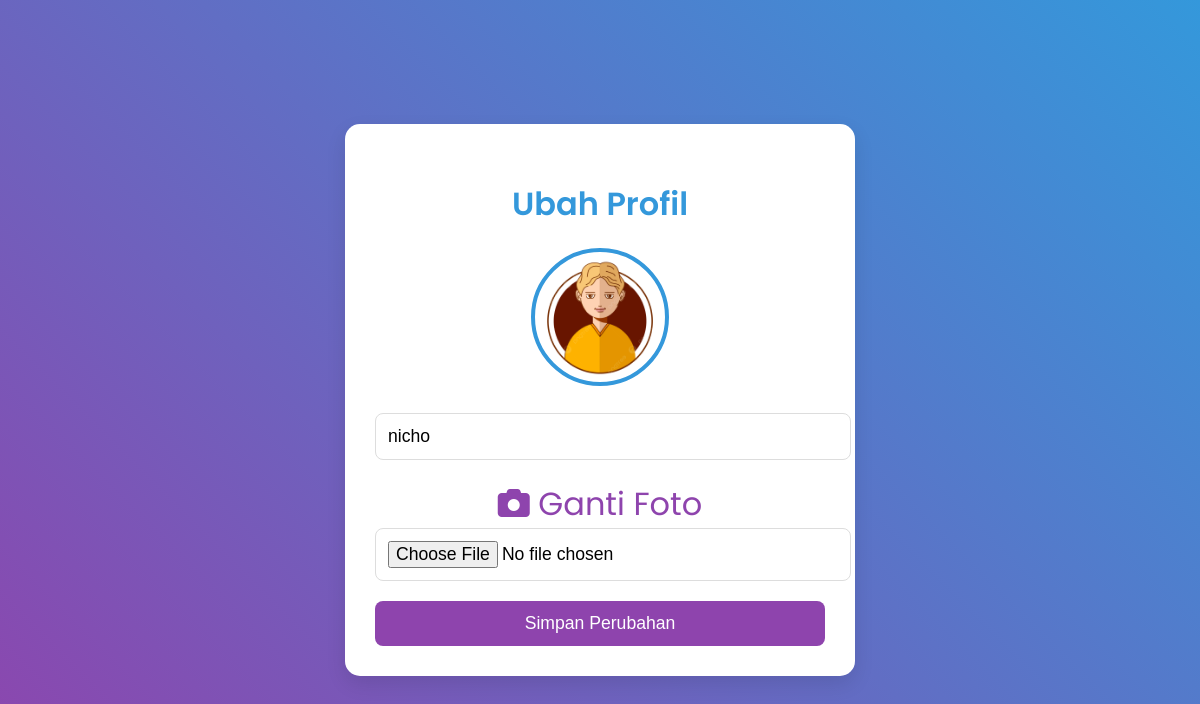
Page /admin/ubah_profil.php (signed in) on the committed database.
### tables this page shows
CREATE TABLE `user` (
  `UserID` int(11) NOT NULL,
  `username` varchar(255) NOT NULL,
  `password` varchar(255) NOT NULL,
  `Email` varchar(255) NOT NULL,
  `NamaLengkap` varchar(255) NOT NULL,
  `Alamat` text NOT NULL,
  `role` enum('administrator','petugas','peminjam','','') NOT NULL,
  `status` enum('aktif','diblokir','','') NOT NULL,
  `Foto` varchar(500) NOT NULL
);

### admin/ubah_profil.php (the view, shortened to what this page needs)
<?php
$host = "localhost";
$username = "root";
$password = "";
$dbname = "perpustakaan";
$conn = new mysqli($host, $username, $password, $dbname);
$userID = $_SESSION['UserID'];
$sql = "SELECT * FROM user WHERE UserID = ?";
$stmt = $conn->prepare($sql);
$stmt->bind_param("i", $userID);
$stmt->execute();
$user = $stmt->get_result()->fetch_assoc();
?>
<!DOCTYPE html>
<html lang="id">
<head>
    <link rel="stylesheet" href="https://cdnjs.cloudflare.com/ajax/libs/font-awesome/6.0.0-beta3/css/all.min.css">
</head>
<body>
    <div class="form-container">
        <h2>Ubah Profil</h2>
        <img src="assets/img/<?php echo htmlspecialchars($user['Foto']); ?>" alt="Foto Profil">
        <form action="ubah_profil.php" method="POST" enctype="multipart/form-data">
            <input type="text" name="username" placeholder="Nama" value="<?php echo htmlspecialchars($user['username']); ?>" required>
            <label for="foto" class="upload-icon"><i class="fas fa-camera"></i> Ganti Foto</label>
            <input type="file" name="foto" id="foto" accept="image/*">
            <button type="submit">Simpan Perubahan</button>
        </form>
    </div>
</body>
</html>

### admin/ubah_profil.php (style rules this page uses)
body { font-family: 'Poppins', sans-serif; background: linear-gradient(45deg, #8e44ad, #3498db); display: flex; justify-content: center; align-items: center; height: 100vh; margin: 0; }
.form-container { background-color: white; padding: 30px; border-radius: 15px; box-shadow: 0 8px 20px rgba(0, 0, 0, 0.1); width: 100%; max-width: 450px; text-align: center; transition: transform 0.3s ease; }
.form-container h2 { margin-bottom: 20px; font-size: 2rem; font-weight: 600; color: #3498db; }
.form-container input[type="text"], .form-container input[type="file"] { width: 100%; padding: 12px; margin-bottom: 20px; border: 1px solid #ddd; border-radius: 8px; font-size: 1.1rem; transition: border-color 0.3s ease; }
.form-container button { width: 100%; padding: 12px; background-color: #8e44ad; color: white; font-size: 1.1rem; border: none; border-radius: 8px; cursor: pointer; transition: background-color 0.3s ease; }
.form-container img { width: 130px; height: 130px; border-radius: 50%; margin-bottom: 20px; object-fit: cover; border: 4px solid #3498db; transition: border 0.3s ease; }
.upload-icon { font-size: 2rem; color: #8e44ad; margin-bottom: 20px; cursor: pointer; }

### rows in the picture
user: Foto (picture), username "nicho"
